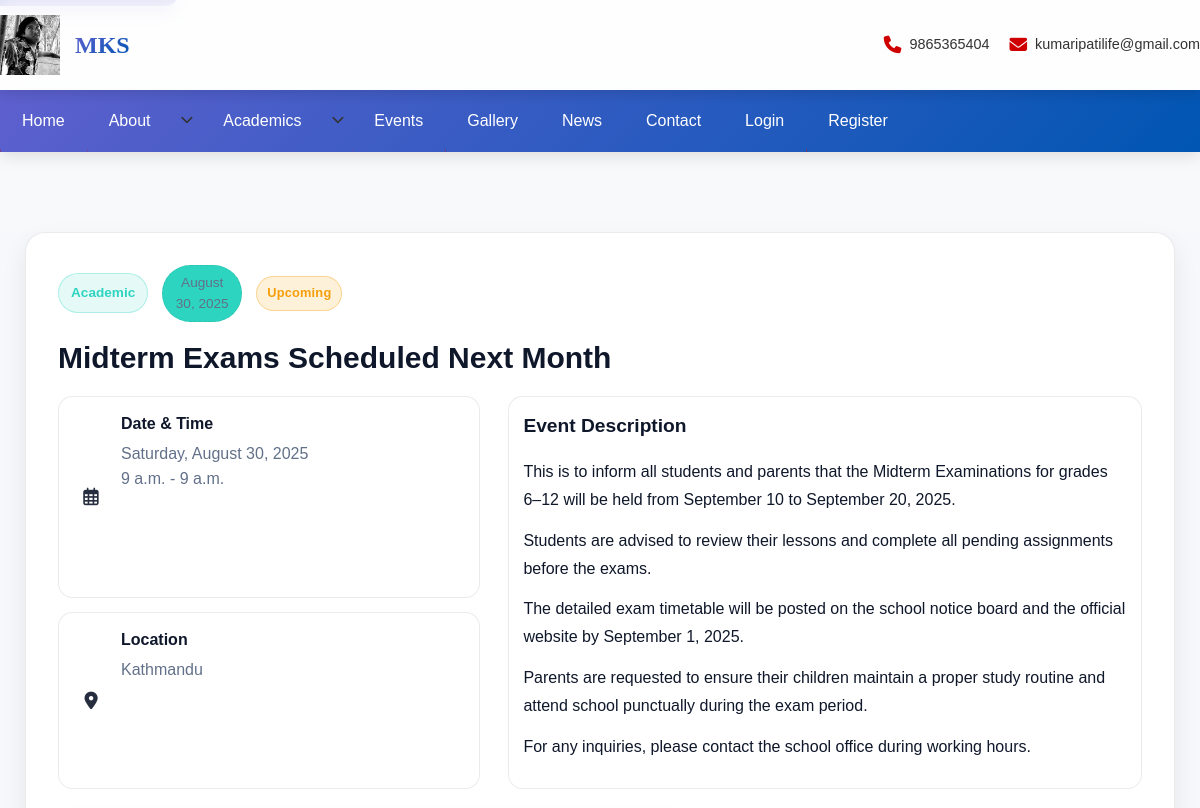
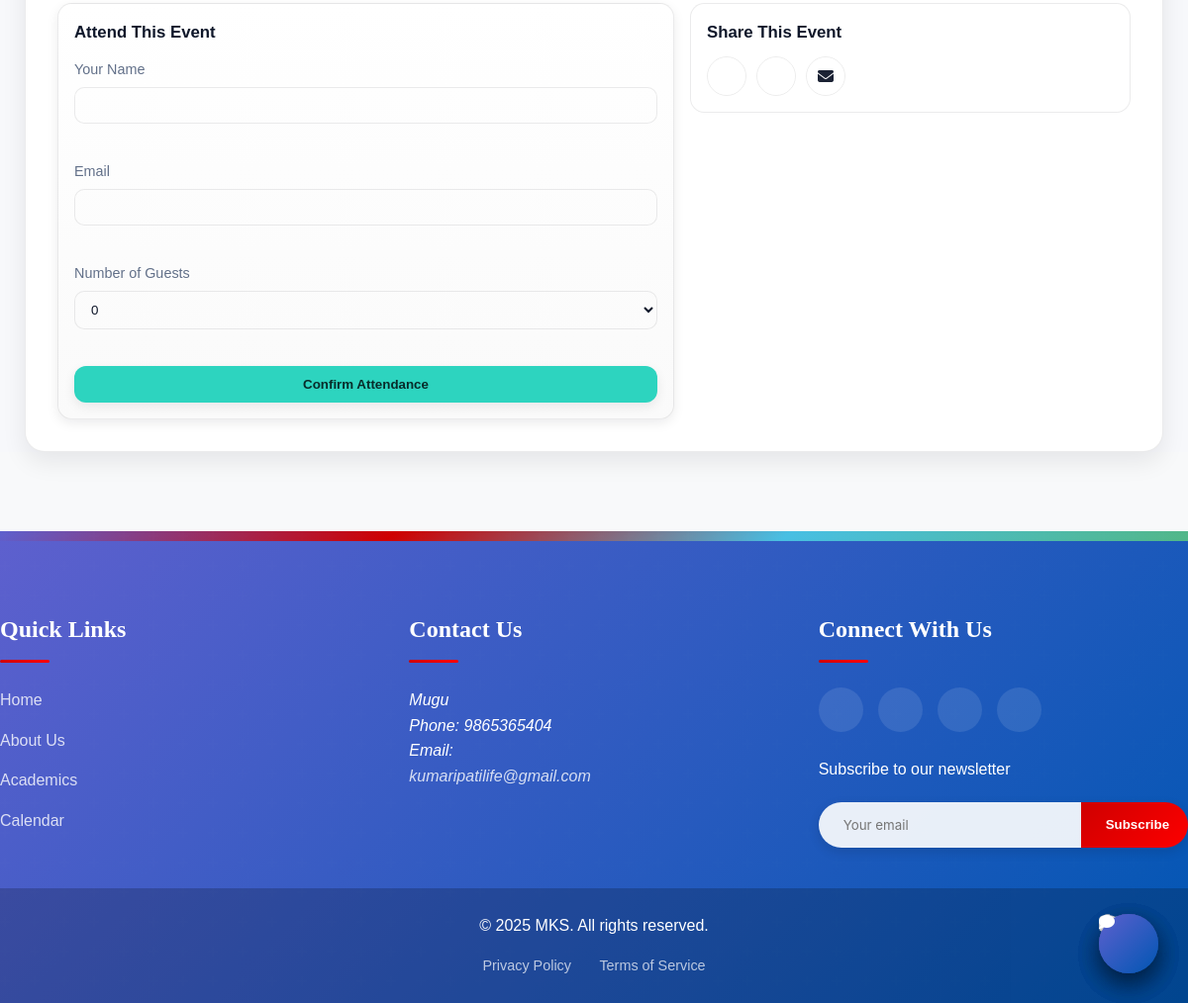
The app's page /events/1/ with its own data (2 pictures, top to bottom).
### main/models.py (models this page shows, shortened)
class SchoolInfo(models.Model):
    name = models.CharField(max_length=200)
    motto = models.CharField(max_length=200, blank=True)
    address = models.TextField()
    phone = models.CharField(max_length=20)
    email = models.EmailField()
    logo = models.ImageField(upload_to='school/logo/')
    hero_image = models.ImageField(
        upload_to='school/hero/',  # Folder for hero images
        blank=True,                # Optional
        null=True                  # Optional
    )
    established_date = models.DateField()
    class Meta:
        verbose_name_plural = "School Information"

class Event(models.Model):
    title = models.CharField(max_length=200)
    description = models.TextField()
    start_date = models.DateTimeField()
    end_date = models.DateTimeField()
    location = models.CharField(max_length=100)
    organizer = models.ForeignKey(Staff, on_delete=models.SET_NULL, null=True, blank=True)
    event_type = models.CharField(
        max_length=20,
        choices=[
            ('academic', 'Academic'),
            ('sports', 'Sports'),
            ('cultural', 'Cultural'),
            ('holiday', 'Holiday')
        ]
    )
    participants = models.ManyToManyField(Student, blank=True)

### main/views.py (the view)
# urls.py: path('events/<int:pk>/', EventDetailView.as_view(), name='event-detail'),
class EventDetailView(DetailView):
    model = Event
    template_name = 'events/detail.html'
    context_object_name = 'event'
    def get_context_data(self, **kwargs):
        context = super().get_context_data(**kwargs)
        context['related_events'] = Event.objects.filter(
            event_type=self.object.event_type
        ).exclude(pk=self.object.pk)[:3]
        return context

### main/context_processors.py (called while the page is built)
def school_info(request):
    return {
        "school_info": SchoolInfo.objects.first()
    }

### main/templates/events/detail.html (shortened to what this page needs)
{% extends "main/base.html" %}
{% load static %}
{% block content %}
<main class="event-detail-page">
    <article class="event-full">
        <div class="event-header">
            <div class="event-meta">
                <span class="event-type {{ event.event_type }}">{{ event.get_event_type_display }}</span>
                <span class="event-date">{{ event.start_date|date:"F j, Y" }}</span>
                {% if event.is_past %}
                <span class="badge past">Past Event</span>
                {% else %}
                <span class="badge upcoming">Upcoming</span>
                {% endif %}
            </div>
            <h1>{{ event.title }}</h1>
        </div>
        <div class="event-content">
            <div class="event-details">
                <div class="detail-item">
                    <i class="far fa-calendar-alt"></i>
                    <div>
                        <h3>Date & Time</h3>
                        <p>{{ event.start_date|date:"l, F j, Y" }}</p>
                        <p>{{ event.start_date|time }} - {{ event.end_date|time }}</p>
                    </div>
                </div>
                <div class="detail-item">
                    <i class="fas fa-map-marker-alt"></i>
                    <div>
                        <h3>Location</h3>
                        <p>{{ event.location }}</p>
                    </div>
                </div>
            </div>
            <div class="event-description">
                <h2>Event Description</h2>
                <div class="description-content">
                    {{ event.description|linebreaks }}
                </div>
            </div>
        </div>
        <div class="event-actions">
            {% if not event.is_past %}
            <div class="rsvp-section">
                <h3>Attend This Event</h3>
                <form method="post" class="rsvp-form">
                    <div class="form-group">
                        <label for="id_name">Your Name</label>
                        <input type="text" id="id_name" name="name" required>
                    </div>
                    <div class="form-group">
                        <label for="id_email">Email</label>
                        <input type="email" id="id_email" name="email" required>
                    </div>
                    <div class="form-group">
                        <label for="id_guests">Number of Guests</label>
                        <select id="id_guests" name="guests">
                            <option value="0">0</option>
                        </select>
                    </div>
                    <button type="submit" class="btn btn-rsvp">Confirm Attendance</button>
                </form>
            </div>
            {% endif %}
            <div class="share-section">
                <h3>Share This Event</h3>
                <div class="share-buttons">
                    <a href="https://www.facebook.com/sharer/sharer.php?u={{ request.build_absolute_uri }}" target="_blank" class="share-btn facebook">
                        <i class="fab fa-facebook-f"></i>
                    </a>
                    <a href="https://twitter.com/intent/tweet?text=Check out this event: {{ event.title }}&url={{ request.build_absolute_uri }}" target="_blank" class="share-btn twitter">
                        <i class="fab fa-twitter"></i>
                    </a>
                    <a href="mailto:?subject={{ event.title }}&body=Check out this event: {{ request.build_absolute_uri }}" class="share-btn email">
                        <i class="fas fa-envelope"></i>
                    </a>
                </div>
            </div>
        </div>
    </article>
</main>
{% endblock %}
{% block extra_css %}
<link rel="stylesheet" href="{% static 'main/css/event_detail.css' %}">
{% endblock %}

### main/templates/main/base.html (shortened to what this page needs)
<!DOCTYPE html>
{% load static %}
<html lang="en">
<head>
    <link rel="stylesheet" href="{% static 'main/css/style.css' %}">
    <link rel="stylesheet" href="{% static 'main/css/home.css' %}">
    <link rel="stylesheet" href="https://cdnjs.cloudflare.com/ajax/libs/font-awesome/6.4.0/css/all.min.css">
    {% block extra_css %}{% endblock %}
</head>
<body>
    <a href="#main-content" class="skip-link">Skip to main content</a>
    <header class="site-header">
        <div class="header-container">
            <div class="logo-container">
                <a href="{% url 'home' %}">
                    <img src="{{ school_info.logo.url }}" alt="{{ school_info.name }} Logo" class="logo">
                </a>
                <div class="school-info">
                    <h1>{{ school_info.name }}</h1>
                </div>
            </div>
            <div class="quick-contact">
                <div class="contact-item">
                    <i class="fas fa-phone"></i>
                    <span>{{ school_info.phone }}</span>
                </div>
                <div class="contact-item">
                    <i class="fas fa-envelope"></i>
                    <span>{{ school_info.email }}</span>
                </div>
            </div>
        </div>
    </header>
    <nav class="main-nav">
        <ul class="nav-menu">
            <li><a href="{% url 'home' %}" class="nav-link">Home</a></li>
            <li class="dropdown">
                <a href="{% url 'about' %}" class="nav-link">About</a>
                <span class="dropdown-toggle" aria-haspopup="true" aria-expanded="false">
                    <i class="fas fa-chevron-down"></i>
                </span>
            </li>
            <li class="dropdown">
                <a href="{% url 'academics' %}" class="nav-link">Academics</a>
                <span class="dropdown-toggle" aria-haspopup="true" aria-expanded="false">
                    <i class="fas fa-chevron-down"></i>
                </span>
            </li>
            <li><a href="{% url 'events' %}" class="nav-link">Events</a></li>
            <li><a href="{% url 'gallery' %}" class="nav-link">Gallery</a></li>
            <li><a href="{% url 'news' %}" class="nav-link">News</a></li>
            <li><a href="{% url 'contact' %}" class="nav-link">Contact</a></li>
            {% if user.is_authenticated %}
            <li class="dropdown auth-link">
                <a href="#" class="nav-link">My Account</a>
                <span class="dropdown-toggle" aria-haspopup="true" aria-expanded="false">
                    <i class="fas fa-chevron-down"></i>
                </span>
                <ul class="dropdown-menu">
                    {% if user.is_staff %}
                    <li><a href="{% url 'admin:index' %}">Admin Panel</a></li>
                    {% endif %}
                    <li><a href="{% url 'logout' %}">Logout</a></li>
                </ul>
            </li>
            {% else %}
            <li class="auth-link"><a href="{% url 'login' %}" class="nav-link">Login</a></li>
            <li class="auth-link"><a href="{% url 'register' %}" class="nav-link">Register</a></li>
            {% endif %}
        </ul>
    </nav>
    <main id="main-content" class="main-content">
        {% block content %}{% endblock %}
    </main>
    <footer class="site-footer">
        <div class="footer-container">
            <div class="footer-section">
                <h3>Quick Links</h3>
                <ul>
                    <li><a href="{% url 'home' %}">Home</a></li>
                    <li><a href="{% url 'about' %}">About Us</a></li>
                    <li><a href="{% url 'academics' %}">Academics</a></li>
                    <li><a href="{% url 'events' %}">Calendar</a></li>
                </ul>
            </div>
            <div class="footer-section">
                <h3>Contact Us</h3>
                <address>
                    {{ school_info.address }}<br>
                    Phone: {{ school_info.phone }}<br>
                    Email: <a href="mailto:{{ school_info.email }}">{{ school_info.email }}</a>
                </address>
            </div>
            <div class="footer-section">
                <h3>Connect With Us</h3>
                <div class="social-links">
                    <a href="#" aria-label="Facebook"><i class="fab fa-facebook-f"></i></a>
                    <a href="#" aria-label="Twitter"><i class="fab fa-twitter"></i></a>
                    <a href="#" aria-label="Instagram"><i class="fab fa-instagram"></i></a>
                    <a href="#" aria-label="YouTube"><i class="fab fa-youtube"></i></a>
                </div>
                <div class="newsletter">
                    <p>Subscribe to our newsletter</p>
                    <form class="newsletter-form">
                        <input type="email" placeholder="Your email" required>
                        <button type="submit">Subscribe</button>
                    </form>
                </div>
            </div>
        </div>
        <div class="footer-bottom">
            <p>&copy; {% now "Y" %} {{ school_info.name }}. All rights reserved.</p>
            <div class="footer-links">
                <a href="">Privacy Policy</a>
                <a href="">Terms of Service</a>
            </div>
        </div>
    </footer>
    <a href="{% url 'contact' %}" class="fab" aria-label="Contact us">
        <i class="fas fa-comment"></i>
    </a>
</body>
</html>

### main/static/main/css/home.css (style rules this page uses)
:root { --primary: #007BFF; --primary-dark: #0056b3; --accent: #FFC107; --accent-dark: #e0a800; --danger: #DC3545; --light: #f8f9fa; --dark: #333; --white: #fff; }
body { margin: 0; font-family: "Poppins", sans-serif; line-height: 1.6; background: var(--light); color: var(--dark); }
main { padding: 0 1rem; }
.event-date { background: var(--primary); color: var(--white); padding: 1rem; text-align: center; width: 80px; }

### records on screen
SchoolInfo: logo (picture), phone "9865365404", email "kumaripatilife@gmail.com", address "Mugu", name "MKS"
Event: event_type "Academic", start_date "August 30, 2025", title "Midterm Exams Scheduled Next Month", start_date "Saturday, August 30, 2025", start_date "9 a.m.", end_date "9 a.m.", location "Kathmandu", description "This is to inform all students and parents that the Midterm Examinations for grades 6–12 will be held from September 10 to September 20, 2025. Students are advised to review their lessons and complete all pending assignments before the exams. The detailed exam timetable will be posted on the school notice board and the official website by September 1, 2025. Parents are requested to ensure their children maintain a proper study routine and attend school punctually during the exam period. For any inquiries, please contact the school office during working hours."
